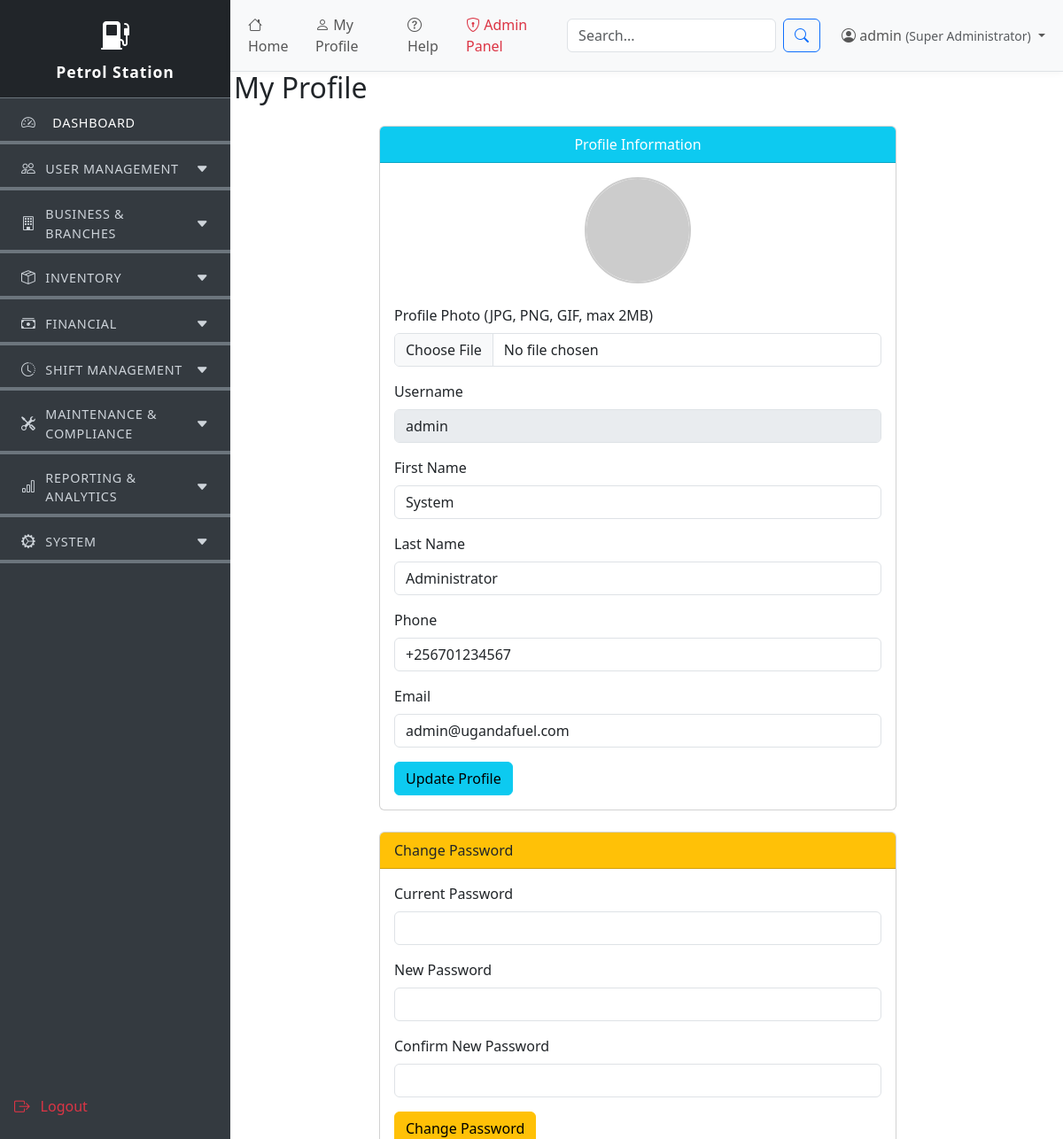
/public/profile.php (signed in), run on the app's committed database.
### tables this page shows
CREATE TABLE users (
    id BIGINT UNSIGNED AUTO_INCREMENT PRIMARY KEY,
    business_id BIGINT UNSIGNED,
    branch_id BIGINT UNSIGNED,
    employee_id VARCHAR(50) UNIQUE,
    username VARCHAR(50) UNIQUE NOT NULL,         
    email VARCHAR(191) UNIQUE NOT NULL,           
    phone VARCHAR(20),
    password VARCHAR(255) NOT NULL,
    first_name VARCHAR(100) NOT NULL,
    last_name VARCHAR(100) NOT NULL,
    middle_name VARCHAR(100),
    date_of_birth DATE,
    gender ENUM('male', 'female', 'other'),
    national_id VARCHAR(50),
    address TEXT,
    city VARCHAR(100),
    district VARCHAR(100),
    emergency_contact_name VARCHAR(255),
    emergency_contact_phone VARCHAR(20),
    profile_photo VARCHAR(500),
    status ENUM('active', 'inactive', 'suspended') DEFAULT 'active',
    last_login TIMESTAMP NULL,
    email_verified_at TIMESTAMP NULL,
    phone_verified_at TIMESTAMP NULL,
    hired_date DATE,
    termination_date DATE,
    created_at TIMESTAMP DEFAULT CURRENT_TIMESTAMP,
    updated_at TIMESTAMP DEFAULT CURRENT_TIMESTAMP ON UPDATE CURRENT_TIMESTAMP,
    deleted_at TIMESTAMP NULL,
    FOREIGN KEY (business_id) REFERENCES businesses(id) ON DELETE SET NULL,
    FOREIGN KEY (branch_id) REFERENCES branches(id) ON DELETE SET NULL
);

### public/profile.php (the view, shortened to what this page needs)
<?php
require_once '../config/db_connect.php';
$user_id = $_SESSION['user_id'];
$sql = "SELECT username, email, first_name, last_name, phone, profile_photo FROM users WHERE id = ? LIMIT 1";
$stmt = mysqli_prepare($conn, $sql);
mysqli_stmt_bind_param($stmt, 'i', $user_id);
mysqli_stmt_execute($stmt);
$result = mysqli_stmt_get_result($stmt);
$user = mysqli_fetch_assoc($result);
function h($str) { return htmlspecialchars((string)($str ?? ''), ENT_QUOTES, 'UTF-8'); }
?>
<!DOCTYPE html>
<html lang="en">
<head>
    <link href="https://cdn.jsdelivr.net/npm/bootstrap@5.3.0/dist/css/bootstrap.min.css" rel="stylesheet">
</head>
<body>
        <?php include '../includes/sidebar.php'; ?>
<div class="main-flex-container">
    <div class="sidebar-fixed d-none d-md-block p-0">
        <?php include '../includes/sidebar.php'; ?>
    </div>
    <div class="main-content-scroll mt-5">
        <?php include '../includes/header.php'; ?>
        <h2 class="mb-4">My Profile</h2>
        <div class="container">
            <div class="row justify-content-center">
                <div class="col-md-8">
                    <div class="card mb-4">
                        <div class="card-header bg-info text-white text-center">Profile Information</div>
                        <div class="card-body">
                            <form method="post" action="" enctype="multipart/form-data">
                                <div class="mb-3 text-center">
                                    <?php if (!empty($user['profile_photo'])): ?>
                                        <img src="<?php echo h($user['profile_photo']); ?>" alt="Profile Photo" class="rounded-circle mb-2" style="width: 120px; height: 120px; object-fit: cover; border: 2px solid #ccc;">
                                    <?php else: ?>
                                        <img src="https://ui-avatars.com/api/?name=<?php echo urlencode($user['first_name'] . ' ' . $user['last_name']); ?>&background=6c757d&color=fff&size=120" alt="Profile Photo" class="rounded-circle mb-2" style="width: 120px; height: 120px; object-fit: cover; border: 2px solid #ccc;">
                                    <?php endif; ?>
                                </div>
                                <div class="mb-3">
                                    <label for="profile_photo" class="form-label">Profile Photo (JPG, PNG, GIF, max 2MB)</label>
                                    <input type="file" class="form-control" id="profile_photo" name="profile_photo" accept="image/*">
                                </div>
                                <div class="mb-3">
                                    <label class="form-label">Username</label>
                                    <input type="text" class="form-control" value="<?php echo h($user['username']); ?>" disabled>
                                </div>
                                <div class="mb-3">
                                    <label for="first_name" class="form-label">First Name</label>
                                    <input type="text" class="form-control" id="first_name" name="first_name" value="<?php echo h($user['first_name']); ?>" required>
                                </div>
                                <div class="mb-3">
                                    <label for="last_name" class="form-label">Last Name</label>
                                    <input type="text" class="form-control" id="last_name" name="last_name" value="<?php echo h($user['last_name']); ?>" required>
                                </div>
                                <div class="mb-3">
                                    <label for="phone" class="form-label">Phone</label>
                                    <input type="text" class="form-control" id="phone" name="phone" value="<?php echo h($user['phone']); ?>">
                                </div>
                                <div class="mb-3">
                                    <label for="email" class="form-label">Email</label>
                                    <input type="email" class="form-control" id="email" name="email" value="<?php echo h($user['email']); ?>" required>
                                </div>
                                <button type="submit" name="update_profile" class="btn btn-info">Update Profile</button>
                            </form>
                        </div>
                    </div>
                    <div class="card">
                        <div class="card-header bg-warning text-dark">Change Password</div>
                        <div class="card-body">
                            <form method="post" action="">
                                <div class="mb-3">
                                    <label for="current_password" class="form-label">Current Password</label>
                                    <input type="password" class="form-control" id="current_password" name="current_password" required>
                                </div>
                                <div class="mb-3">
                                    <label for="new_password" class="form-label">New Password</label>
                                    <input type="password" class="form-control" id="new_password" name="new_password" required>
                                </div>
                                <div class="mb-3">
                                    <label for="confirm_password" class="form-label">Confirm New Password</label>
                                    <input type="password" class="form-control" id="confirm_password" name="confirm_password" required>
                                </div>
                                <button type="submit" name="change_password" class="btn btn-warning">Change Password</button>
                            </form>
                        </div>
                    </div>
                </div>
            </div>
        </div>
    </div>
</div>
</body>
</html>

### public/profile.php (style rules this page uses)
html, body { height: 100%; }
body { min-height: 100vh; margin: 0; padding: 0; }
.main-flex-container { display: flex; height: 100vh; overflow: hidden; }
.sidebar-fixed { width: 240px; min-width: 200px; max-width: 300px; height: 100vh; position: sticky; top: 0; left: 0; z-index: 1020; background: #f8f9fa; border-right: 1px solid #dee2e6; }
.main-content-scroll { flex: 1 1 0%; height: 100vh; overflow-y: auto; padding: 32px 24px 24px 24px; background: #fff; }

### data on the page
users: username "admin", first_name "System", last_name "Administrator", phone "+256701234567", email "admin@ugandafuel.com"

### other printed values
$module['section'] "USER MANAGEMENT"
$module['section'] "BUSINESS & BRANCHES"
$module['section'] "INVENTORY"
$module['section'] "FINANCIAL"
$module['section'] "SHIFT MANAGEMENT"
$module['section'] "MAINTENANCE & COMPLIANCE"
$module['section'] "REPORTING & ANALYTICS"
$module['section'] "SYSTEM"
$user_name "admin"
$role_display "Super Administrator"
